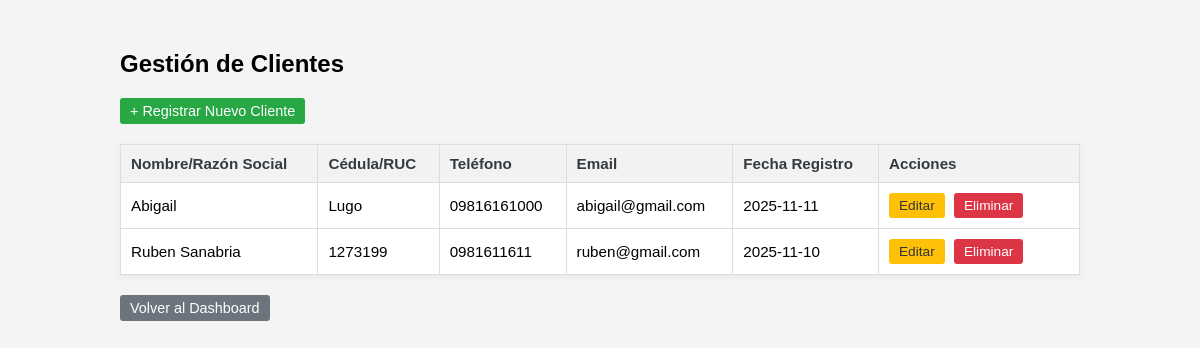
The page /clientes/ (signed in) on the database as committed earlier.
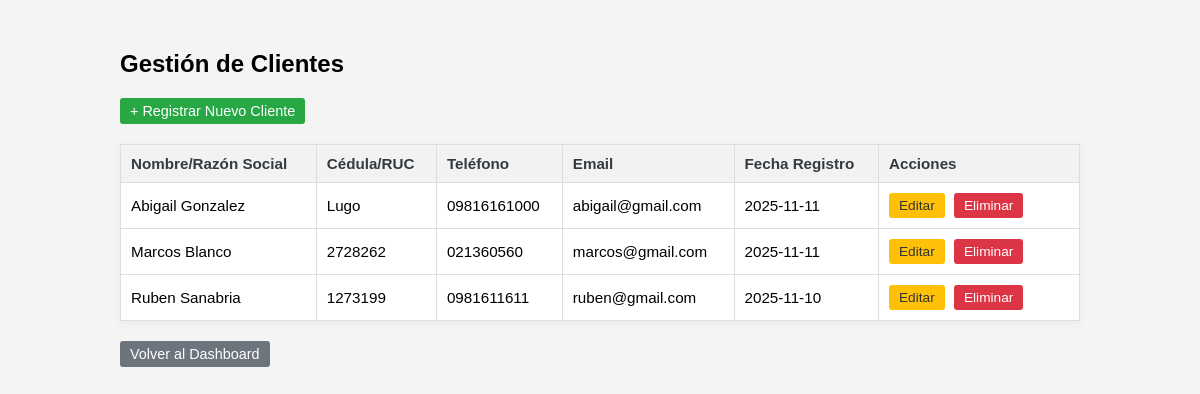
The same page on the database as committed later.
### inventario/models.py (models this page shows, shortened)
class Cliente(models.Model):
    nombre_completo = models.CharField(max_length=150, unique=True, verbose_name='Nombre o Razón Social')
    cedula_ruc = models.CharField(max_length=20, unique=True, blank=True, null=True, verbose_name='Cédula/RUC (Identificación)')
    direccion = models.CharField(max_length=255, blank=True, null=True, verbose_name='Dirección')
    telefono = models.CharField(max_length=20, blank=True, null=True, verbose_name='Teléfono')
    email = models.EmailField(max_length=100, blank=True, null=True, verbose_name='Email')
    fecha_creacion = models.DateTimeField(auto_now_add=True, verbose_name='Fecha de Creación')
    class Meta:
        verbose_name = 'Cliente'
        verbose_name_plural = 'Clientes'
        ordering = ['nombre_completo']

### inventario/views.py (the view)
# urls.py: path('clientes/', views.listar_clientes, name='listar_clientes'), # Actualizada
@login_required
@user_passes_test(lambda user: user.is_staff)
def listar_clientes(request):
    clientes = Cliente.objects.all().order_by('nombre_completo')
    contexto = {
        'clientes': clientes,
        'titulo_modulo': 'Gestión de Clientes',
    }
    return render(request, 'cliente_listado.html', contexto)

### templates/cliente_listado.html (shortened to what this page needs)
{% load static %}
<!DOCTYPE html>
<html>
  <head>
    <link rel="stylesheet" href="{% static 'inventario/css/styles.css' %}" />
  </head>
  <body>
    <div class="main-content" style="width: 80%; margin: 50px auto">
      <h2>{{ titulo_modulo }}</h2>
      <div class="control-bar" style="margin-bottom: 20px">
        <a
          href="{% url 'crear_cliente' %}"
          class="action-button"
          style="background-color: #28a745; color: white"
        >
          + Registrar Nuevo Cliente
        </a>
      </div>
      {% if not clientes %}
      <p style="color: #6c757d">No hay clientes registrados en el sistema.</p>
      {% else %}
      <table class="data-table">
        <thead>
          <tr>
            <th>Nombre/Razón Social</th>
            <th>Cédula/RUC</th>
            <th>Teléfono</th>
            <th>Email</th>
            <th>Fecha Registro</th>
            <th style="width: 180px">Acciones</th>
          </tr>
        </thead>
        <tbody>
          {% for cliente in clientes %}
          <tr>
            <td>{{ cliente.nombre_completo }}</td>
            <td>{{ cliente.cedula_ruc|default:"N/A" }}</td>
            <td>{{ cliente.telefono|default:"N/A" }}</td>
            <td>{{ cliente.email|default:"N/A" }}</td>
            <td>{{ cliente.fecha_creacion|date:"Y-m-d" }}</td>
            <td>
              <a
                href="{% url 'editar_cliente' pk=cliente.pk %}"
                class="action-button"
                style="background-color: #ffc107; color: #333"
              >
                Editar
              </a>
              <form
                method="post"
                action="{% url 'eliminar_cliente' pk=cliente.pk %}"
                style="display: inline"
              >
                <button
                  type="submit"
                  class="action-button"
                  style="background-color: #dc3545; color: white"
                  onclick="return confirm('¿Está seguro de que desea eliminar al cliente {{ cliente.nombre_completo }}?');"
                >
                  Eliminar
                </button>
              </form>
            </td>
          </tr>
          {% endfor %}
        </tbody>
      </table>
      {% endif %}
      <div style="margin-top: 20px">
        <a
          href="{% url 'home_inventario' %}"
          class="action-button"
          style="background-color: #6c757d; color: white; text-decoration: none"
        >
          Volver al Dashboard
        </a>
      </div>
    </div>
  </body>
</html>

Rows that differ between the two databases and show on the page:
changed Cliente "Lugo": nombre_completo "Abigail" → "Abigail Gonzalez"
added Cliente: nombre_completo "Marcos Blanco", cedula_ruc "2728262", telefono "021360560", email "marcos@gmail.com", fecha_creacion "2025-11-11"
